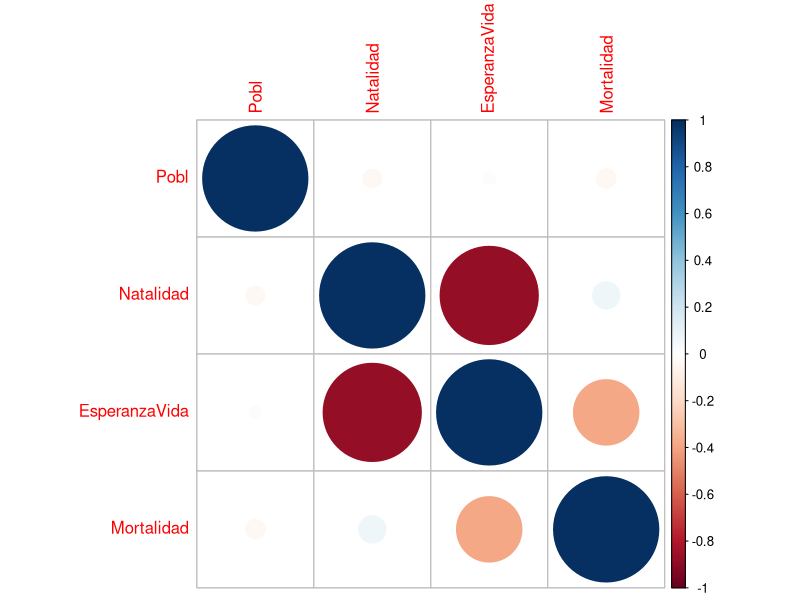
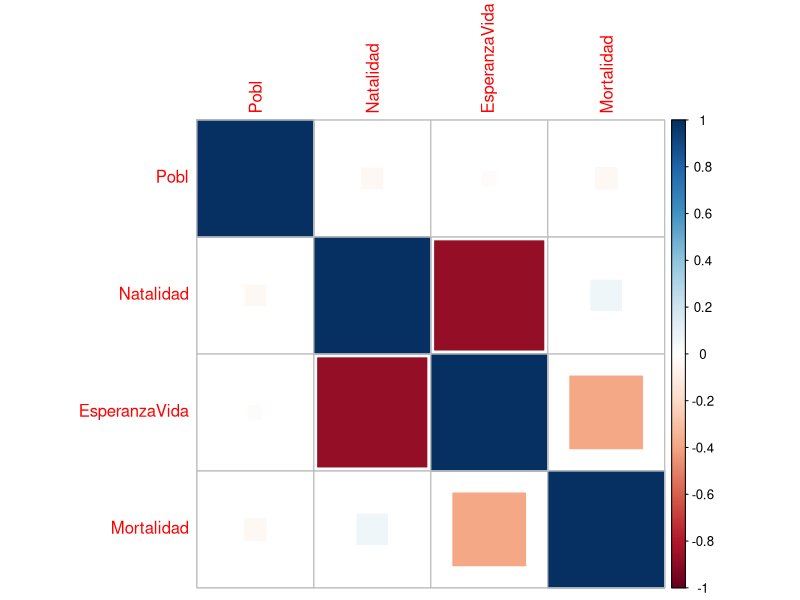
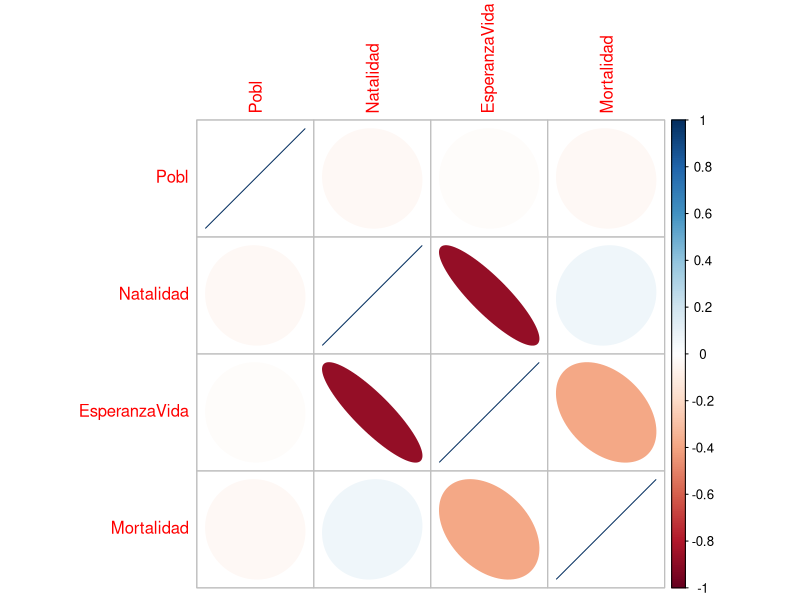
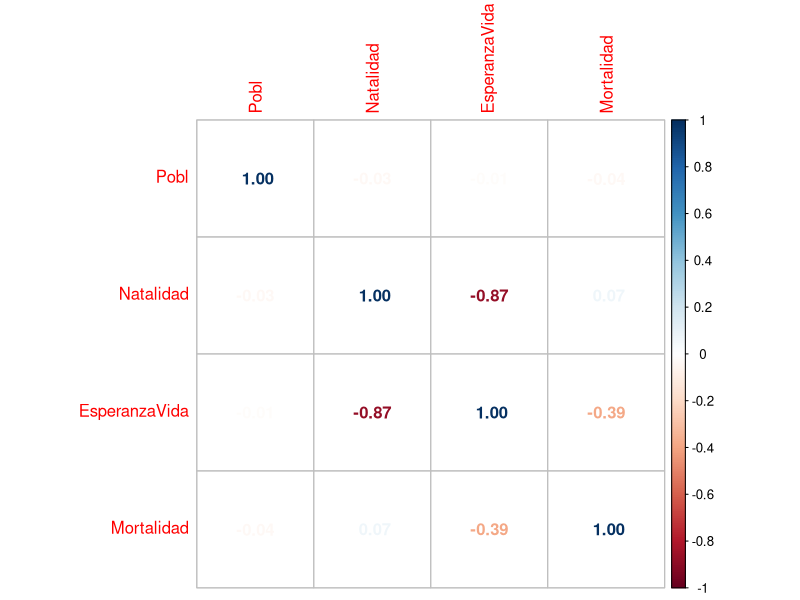
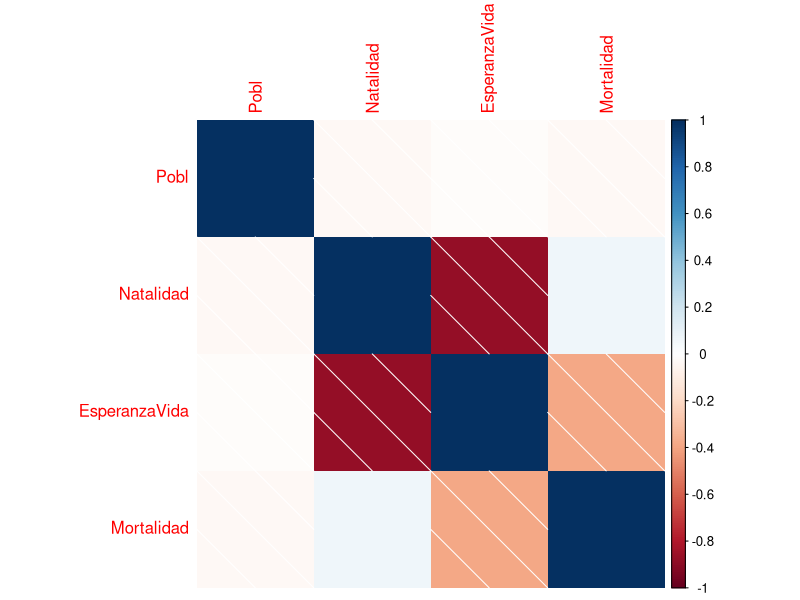
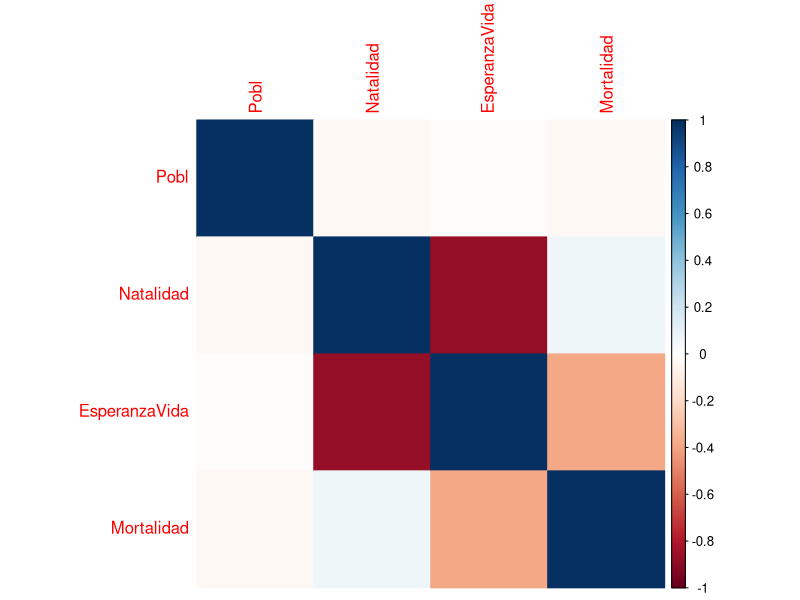
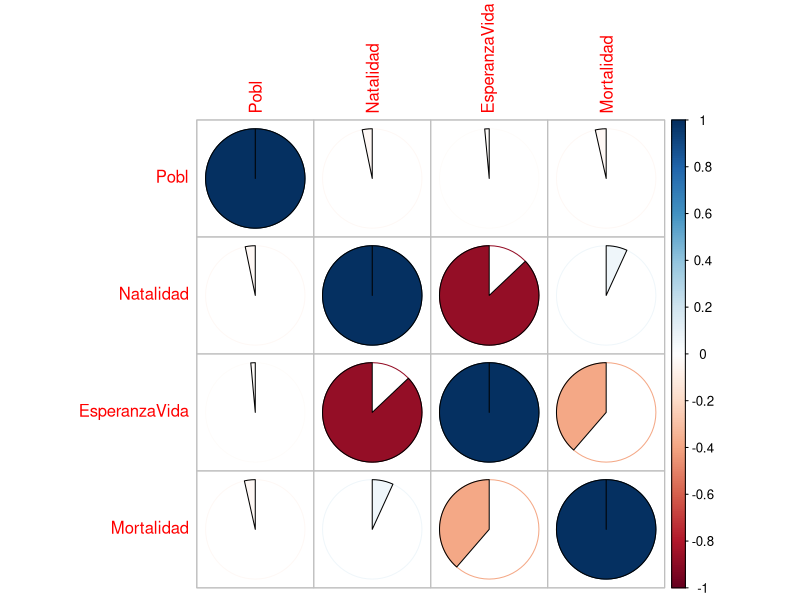
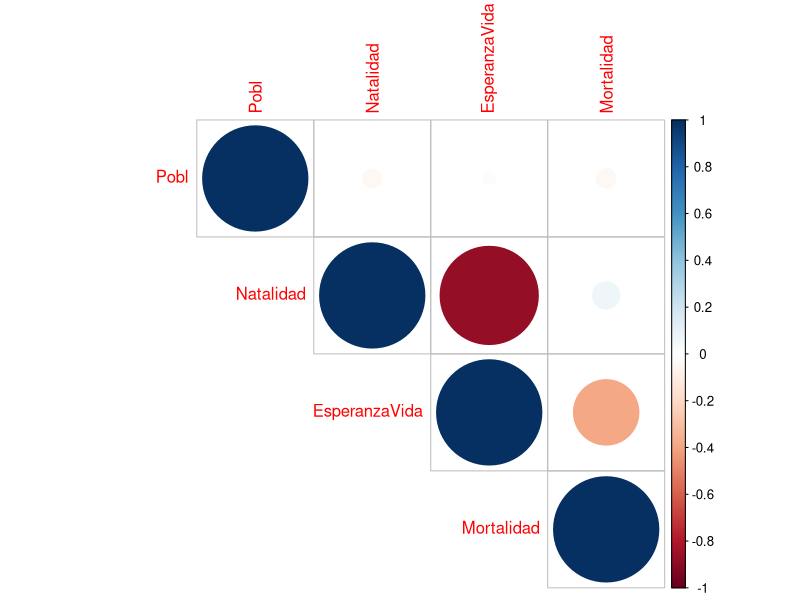

Write the R code that produced these figures, in order. (Note: this script raises an error after producing the figures.)
# Author: Caio Fernandes Moreno

setwd("/Users/caiomsouza/git/Bitbucket/ucm/COMPLEMENTOS_DE_FORMACION_EN_TECNICAS_DE_MINERIA_DE_DATOS/tareas-entregar/trabajo-31enero16")

paises <- read.csv(file="DatosPaises.csv",head=TRUE,sep=",")
head(paises, 10)

#Dejar solo POBL NATALIDA ESPERANZ MORTALID

paises.valores <- paises
# Remove la columna Paises
paises.valores$Pais <- NULL

# Remove la columna BalanzaComercial
paises.valores$BalanzaComercial <- NULL

# Remove la columna PIB
paises.valores$PIB <- NULL

# Remove la columna ProdCereales
paises.valores$ProdCereales <- NULL

head(paises.valores,10)


# Normaliza las variables 
paises.valores.normalizar <- scale(paises.valores)
head(paises.valores.normalizar, 10)

paises.cor <- cor(paises.valores.normalizar)
#View(paises.cor)
paises.cor

cat("Se puede ver una correlacion muy alta entre EsperanzaVida y Natalidad de -0.87063840")
cat("Se percibe que cuanto mayor la Esperanza de Vida menos niños en un pais.")

# Utilizando la libreria corrplot para visualizar mejor las correlaciones entre las variables.
# https://cran.r-project.org/web/packages/corrplot/vignettes/corrplot-intro.html

library(corrplot)
M <- cor(paises.valores.normalizar)
corrplot(M, method = "circle")
corrplot(M, method = "square")
corrplot(M, method = "ellipse")
corrplot(M, method = "number")
corrplot(M, method = "shade")
corrplot(M, method = "color")
corrplot(M, method = "pie")
corrplot(M, type = "upper")
corrplot(M, type = "lower")
corrplot.mixed(M)
corrplot.mixed(M, lower = "ellipse", upper = "circle")
corrplot.mixed(M, lower = "square", upper = "circle")
corrplot(M, order = "AOE")
corrplot(M, order = "hclust")
corrplot(M, order = "FPC")
corrplot(M, order = "alphabet")
corrplot(M, order = "hclust", addrect = 2)
corrplot(M, order = "hclust", addrect = 3)

col1 <- colorRampPalette(c("#7F0000", "red", "#FF7F00", "yellow", "white", "cyan", 
                           "#007FFF", "blue", "#00007F"))
col2 <- colorRampPalette(c("#67001F", "#B2182B", "#D6604D", "#F4A582", "#FDDBC7", 
                           "#FFFFFF", "#D1E5F0", "#92C5DE", "#4393C3", "#2166AC", "#053061"))
col3 <- colorRampPalette(c("red", "white", "blue"))
col4 <- colorRampPalette(c("#7F0000", "red", "#FF7F00", "yellow", "#7FFF7F", 
                           "cyan", "#007FFF", "blue", "#00007F"))
wb <- c("white", "black")
## using these color spectrums
corrplot(M, order = "hclust", addrect = 2, col = col1(100))

corrplot(M, order = "hclust", addrect = 2, col = col2(50))

corrplot(M, order = "hclust", addrect = 2, col = col3(20))

corrplot(M, order = "hclust", addrect = 2, col = col4(10))

corrplot(M, order = "hclust", addrect = 2, col = wb, bg = "gold2")

## remove color legend and text legend
corrplot(M, order = "AOE", cl.pos = "n", tl.pos = "n")

## bottom color legend, diagonal text legend, rotate text label
corrplot(M, order = "AOE", cl.pos = "b", tl.pos = "d", tl.srt = 60)

## a wider color legend with numbers right aligned
corrplot(M, order = "AOE", cl.ratio = 0.2, cl.align = "r")

corrplot(abs(M), order = "AOE", col = col3(200), cl.lim = c(0, 1))

## visualize a matrix in [-100, 100]
ran <- round(matrix(runif(225, -100, 100), 15))
corrplot(ran, is.corr = FALSE, method = "square")

## a beautiful color legend
corrplot(ran, is.corr = FALSE, method = "ellipse", cl.lim = c(-100, 100))

cor.mtest <- function(mat, conf.level = 0.95) {
  mat <- as.matrix(mat)
  n <- ncol(mat)
  p.mat <- lowCI.mat <- uppCI.mat <- matrix(NA, n, n)
  diag(p.mat) <- 0
  diag(lowCI.mat) <- diag(uppCI.mat) <- 1
  for (i in 1:(n - 1)) {
    for (j in (i + 1):n) {
      tmp <- cor.test(mat[, i], mat[, j], conf.level = conf.level)
      p.mat[i, j] <- p.mat[j, i] <- tmp$p.value
      lowCI.mat[i, j] <- lowCI.mat[j, i] <- tmp$conf.int[1]
      uppCI.mat[i, j] <- uppCI.mat[j, i] <- tmp$conf.int[2]
    }
  }
  return(list(p.mat, lowCI.mat, uppCI.mat))
}

res1 <- cor.mtest(mtcars, 0.95)
res2 <- cor.mtest(mtcars, 0.99)
## specialized the insignificant value according to the significant level
corrplot(M, p.mat = res1[[1]], sig.level = 0.2)

corrplot(M, p.mat = res1[[1]], sig.level = 0.05)

corrplot(M, p.mat = res1[[1]], sig.level = 0.01)

## leave blank on no significant coefficient
corrplot(M, p.mat = res1[[1]], insig = "blank")

## add p-values on no significant coefficient
corrplot(M, p.mat = res1[[1]], insig = "p-value")

## add all p-values
corrplot(M, p.mat = res1[[1]], insig = "p-value", sig.level = -1)

## add cross on no significant coefficient
corrplot(M, p.mat = res1[[1]], order = "hclust", insig = "pch", addrect = 3)

## plot confidence interval(0.95, 0.95, 0.99), 'rect' method
corrplot(M, low = res1[[2]], upp = res1[[3]], order = "hclust", rect.col = "navy", 
         plotC = "rect", cl.pos = "n")

corrplot(M, p.mat = res1[[1]], low = res1[[2]], upp = res1[[3]], order = "hclust", 
         pch.col = "red", sig.level = 0.01, addrect = 3, rect.col = "navy", plotC = "rect", 
         cl.pos = "n")

for (i in seq(0.1, 0, -0.005)) {
  tmp <- cor.mtest(mtcars, 1 - i)
  corrplot(M, p.mat = tmp[[1]], low = tmp[[2]], upp = tmp[[3]], order = "hclust", 
           pch.col = "red", sig.level = i, plotC = "rect", cl.pos = "n", mar = c(0, 
                                                                                 0, 1, 0), title = substitute(alpha == x, list(x = format(i, digits = 3, 
                                                                                                                                          nsmall = 3))))
}


